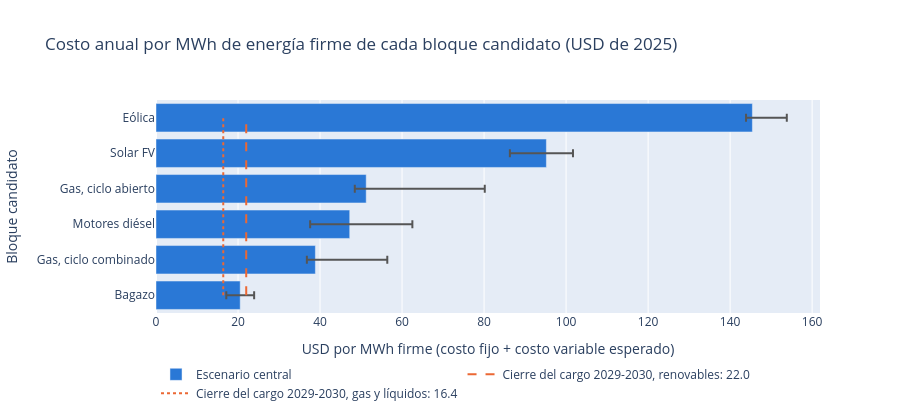

Here is the notebook cell this chart was saved with:
### Markdown cell above
### 4.4 Cuánto cuesta un MWh firme

El costo anual por MWh firme de cada bloque candidato (sección 3.2), en el escenario central de costos, con el rango entre el bajo y el alto. Las líneas son los precios de cierre de la subasta del cargo 2029-2030, que pagan solo la firmeza.

### Code cell
costos = pd.concat([bloques(e).assign(escenario_costos=e) for e in ["bajo", "central", "alto"]])
c = costos.pivot(index="tecnologia", columns="escenario_costos", values="costo_firme_usd_mwh").sort_values("central")
nombres = c.index.map(NOMBRES_TECNOLOGIA)
fig = go.Figure(go.Bar(x=c["central"], y=nombres, orientation="h", marker_color="#2a78d6", name="Escenario central",
                       error_x=dict(type="data", symmetric=False, array=c["alto"] - c["central"],
                                    arrayminus=c["central"] - c["bajo"], color="#555"),
                       hovertemplate="%{y}: %{x:.0f} USD/MWh firme<extra></extra>"))
cierres = leer("referencias_suficiencia.csv").set_index("concepto")["valor"]
for concepto, nombre, estilo in [("precio_cierre_cxc_renovables", "Cierre del cargo 2029-2030, renovables", "dash"),
                                 ("precio_cierre_cxc_gas_liquidos", "Cierre del cargo 2029-2030, gas y líquidos", "dot")]:
    fig.add_trace(go.Scatter(x=[cierres[concepto]] * 2, y=[nombres[0], nombres[-1]], mode="lines",
                             name=f"{nombre}: {cierres[concepto]:.1f}", line=dict(color="#eb6834", dash=estilo)))
fig.update_layout(title="Costo anual por MWh de energía firme de cada bloque candidato (USD de 2025)",
                  xaxis_title="USD por MWh firme (costo fijo + costo variable esperado)", yaxis_title="Bloque candidato",
                  height=420, legend=LEYENDA, separators=",.")
fig.show()
fijo = bloques(objetivo="solo_fijo").set_index("tecnologia")["costo_firme_usd_mwh"]
print(f"Solo con el costo fijo: ciclo abierto {fijo['gas_ciclo_abierto']:.1f} y bagazo {fijo['biomasa_bagazo']:.1f} USD/MWh firme")

### Figure 1 — Plotly figure (JSON) as saved in the notebook; plotly's stock layout.template omitted (floating-point values rounded to 4 significant figures)
{"data": [{"error_x": {"array": [3.396, 17.53, 15.27, 28.91, 6.487, 8.392], "arrayminus": [3.396, 2.079, 9.653, 2.779, 8.902, 1.546], "color": "#555", "symmetric": false, "type": "data"}, "hovertemplate": "%{y}: %{x:.0f} USD/MWh firme<extra></extra>", "marker": {"color": "#2a78d6"}, "name": "Escenario central", "orientation": "h", "type": "bar", "x": [20.54, 38.87, 47.24, 51.26, 95.19, 145.4], "y": ["Bagazo", "Gas, ciclo combinado", "Motores diésel", "Gas, ciclo abierto", "Solar FV", "Eólica"]}, {"line": {"color": "#eb6834", "dash": "dash"}, "mode": "lines", "name": "Cierre del cargo 2029-2030, renovables: 22.0", "type": "scatter", "x": [22.0, 22.0], "y": ["Bagazo", "Eólica"]}, {"line": {"color": "#eb6834", "dash": "dot"}, "mode": "lines", "name": "Cierre del cargo 2029-2030, gas y líquidos: 16.4", "type": "scatter", "x": [16.4, 16.4], "y": ["Bagazo", "Eólica"]}], "layout": {"height": 420, "legend": {"orientation": "h", "title": {}, "x": 0, "y": -0.22, "yanchor": "top"}, "separators": ",.", "title": {"text": "Costo anual por MWh de energía firme de cada bloque candidato (USD de 2025)"}, "xaxis": {"title": {"text": "USD por MWh firme (costo fijo + costo variable esperado)"}}, "yaxis": {"title": {"text": "Bloque candidato"}}}}
